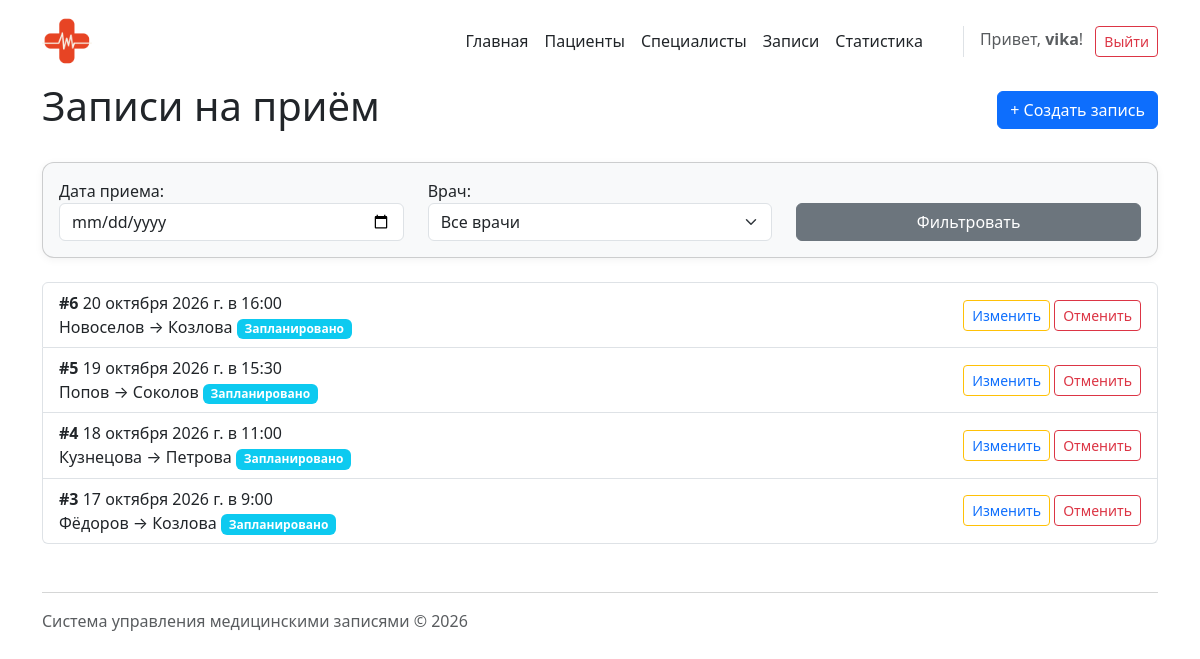
The page /appointments/ (signed in) on the database as committed earlier.
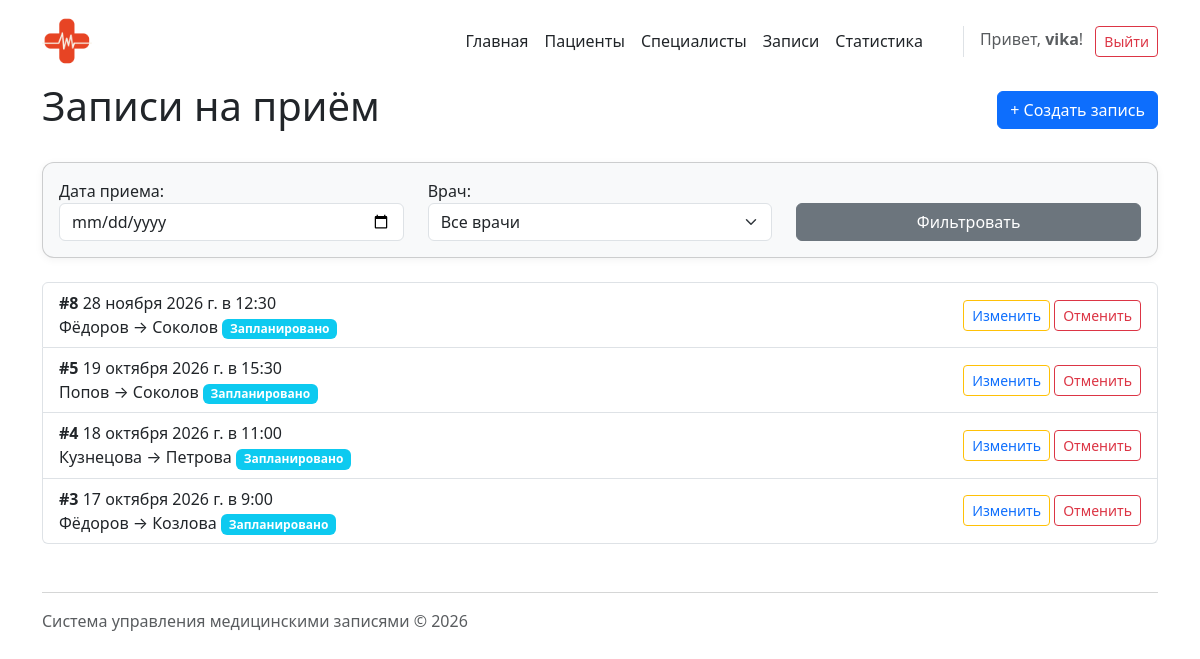
The same page on the database as committed later.
### appointments/models.py (models this page shows, shortened)
class Appointment(models.Model):
    class Status(models.TextChoices):
        SCHEDULED = 'scheduled', 'Запланировано'
        COMPLETED = 'completed', 'Завершено'
        CANCELLED = 'cancelled', 'Отменено'
    patient = models.ForeignKey(Patient, on_delete=models.CASCADE, related_name="appointments", verbose_name="Пациент")
    specialist = models.ForeignKey(Specialist, on_delete=models.PROTECT, related_name="appointments", verbose_name="Специалист")
    appointment_date = models.DateField(verbose_name="Дата приема")
    appointment_time = models.TimeField(verbose_name="Время приема")
    status = models.CharField(
        max_length=20,
        choices=Status.choices,
        default=Status.SCHEDULED,
        verbose_name="Статус"
    )
    complaint = models.TextField(blank=True, null=True, verbose_name="Жалобы")
    diagnosis = models.TextField(blank=True, null=True, verbose_name="Диагноз")
    notes = models.TextField(blank=True, null=True, verbose_name="Заметки")
    objects = AppointmentQuerySet.as_manager()
    class Meta:
        verbose_name = "Запись на прием"
        verbose_name_plural = "Записи на прием"

### patients/models.py (models this page shows, shortened)
class Patient(models.Model):
    first_name = models.CharField(max_length=100, verbose_name="Имя")
    last_name = models.CharField(max_length=100, verbose_name="Фамилия")
    birth_date = models.DateField(verbose_name="Дата рождения")
    phone = models.CharField(max_length=20, verbose_name="Телефон")
    email = models.EmailField(verbose_name="Email")
    insurance_policy = models.CharField(max_length=50, unique=True, verbose_name="Полис")
    address = models.TextField(blank=True, null=True, verbose_name="Адрес")
    slug = models.SlugField(max_length=255, unique=True, blank=True, null=True, verbose_name="URL-идентификатор")
    full_name = models.GeneratedField(
        expression=Concat('last_name', Value(' '), 'first_name'),
        output_field=models.CharField(max_length=205),
        db_persist=True,
        verbose_name="Полное имя"
    )
    class Meta:
        verbose_name = "Пациент"
        verbose_name_plural = "Пациенты"

### specialists/models.py (models this page shows)
class Specialist(models.Model):
    first_name = models.CharField(max_length=100, verbose_name="Имя")
    last_name = models.CharField(max_length=100, verbose_name="Фамилия")
    speciality = models.CharField(max_length=100, verbose_name="Специальность")
    phone = models.CharField(max_length=20, verbose_name="Телефон")
    email = models.EmailField(verbose_name="Email")
    experience_years = models.PositiveIntegerField(default=0, verbose_name="Стаж (лет)")
    class Meta:
        verbose_name = "Специалист"
        verbose_name_plural = "Специалисты"
    def __str__(self):
        return f"{self.last_name} {self.first_name} ({self.speciality})"

### appointments/views.py (the view)
# urls.py: path('', views.AppointmentListView.as_view(), name='list'),
class AppointmentListView(LoginRequiredMixin, DataMixin, ListView):
    model = Appointment
    template_name = 'appointments/appointment_list.html'
    context_object_name = 'appointments'
    paginate_by = 5
    title = 'Записи на прием'
    def get_queryset(self):
        queryset = Appointment.objects.active().select_related('patient', 'specialist')
        form = AppointmentFilterForm(self.request.GET or None)
        if form.is_bound and form.is_valid():
            if form.cleaned_data.get('date'):
                queryset = queryset.filter(appointment_date=form.cleaned_data['date'])
            if form.cleaned_data.get('specialist'):
                queryset = queryset.filter(specialist=form.cleaned_data['specialist'])
        return queryset.order_by('-appointment_date', '-appointment_time')
    def get_context_data(self, **kwargs):
        context = super().get_context_data(**kwargs)
        context['form'] = AppointmentFilterForm(self.request.GET or None)
        return context

### appointments/forms.py
class AppointmentFilterForm(forms.Form):
    date = forms.DateField(
        required=False,
        label="Дата приема",
        widget=forms.DateInput(attrs={'type': 'date', 'class': 'form-control'})
    )
    specialist = forms.ModelChoiceField(
        queryset=Specialist.objects.all(),
        required=False,
        label="Врач",
        empty_label="Все врачи",
        widget=forms.Select(attrs={'class': 'form-select'})
    )

### appointments/mixins.py (called while the page is built)
    def get_context_data(self, **kwargs):
        context = super().get_context_data(**kwargs)
        if self.title:
            context['title'] = self.title
        return context

### appointments/models.py (called while the page is built)
    def active(self):
        return self.filter(status=Appointment.Status.SCHEDULED)

### patients/context_processors.py (called while the page is built)
def site_settings(request):
    return {
        'site_name': 'Медзаписи',
    }

### appointments/templates/appointments/appointment_list.html (shortened to what this page needs)
{% extends "base.html" %}
{% block content %}
<div class="d-flex justify-content-between align-items-center mb-4">
    <h1>Записи на приём</h1>
    <a href="{% url 'appointments:create' %}" class="btn btn-primary">+ Создать запись</a>
</div>
<form method="get" class="card card-body mb-4 bg-light">
    <div class="row align-items-end">
        <div class="col-md-4">
            {{ form.date.label_tag }}
            {{ form.date }}
        </div>
        <div class="col-md-4">
            {{ form.specialist.label_tag }}
            {{ form.specialist }}
        </div>
        <div class="col-md-4">
            <button type="submit" class="btn btn-secondary w-100">Фильтровать</button>
        </div>
    </div>
</form>
<ul class="list-group">
    {% for app in appointments %}
    <li class="list-group-item d-flex justify-content-between align-items-center">
        <div>
            <strong>#{{ app.id }}</strong>
            {{ app.appointment_date }} в {{ app.appointment_time }}<br>
            {{ app.patient.last_name }} → {{ app.specialist.last_name }}
            <span class="badge bg-info">{{ app.get_status_display }}</span>
        </div>
        <div>
            <a href="{% url 'appointments:edit' app.id %}" class="btn btn-sm btn-outline-warning">Изменить</a>
            {% if app.status == 'scheduled' %}
            <form action="{% url 'appointments:cancel' app.id %}" method="post" class="d-inline">
                <button type="submit" class="btn btn-sm btn-outline-danger" onclick="return confirm('Отменить прием?');">Отменить</button>
            </form>
            {% endif %}
        </div>
    </li>
    {% empty %}
    <li class="list-group-item text-muted">Записей нет</li>
    {% endfor %}
</ul>
{% endblock %}

Rows that differ between the two databases and show on the page:
no longer on this page (row edited): Appointment: id "6", appointment_date "20 октября 2026 г.", appointment_time "16:00", patient.last_name "Новоселов", specialist.last_name "Козлова", status "Запланировано", shows "Отменить"
added Appointment: id "8", appointment_date "28 ноября 2026 г.", appointment_time "12:30", patient.last_name "Фёдоров", specialist.last_name "Соколов", status "Запланировано", shows "Отменить"
